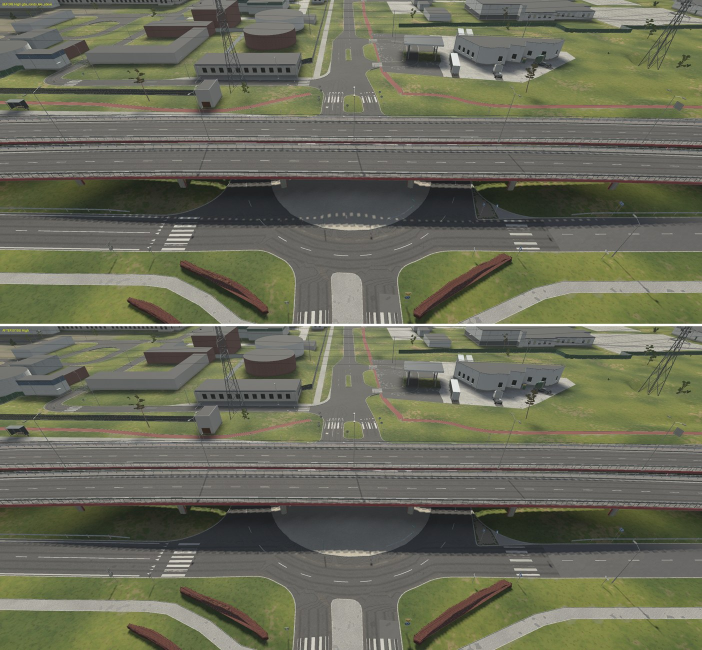
#> input picture artifacts/review-0155/sheets/High-g3a_rondo_bie_above.jpg, 1404 x 1300 px, given in place of putry-island-near.png, which was not available (shown at 1/2 size)
$ python sheet.py
#> lines starting #> are read from the running program, lines starting #| are printed output that depends on the picture
from PIL import Image, ImageDraw
import sys
def pair(name,tier,box=None,out=None,scale=1.0):
#> called with name = 'putry-island-near', tier = 'Low', box = (0, 450, 2340, 1080), scale = 1
    a=Image.open(f'before/{tier}-clear/{name}.png'); b=Image.open(f'after/{tier}-clear/{name}.png')
#> in pair, a is the input picture: PIL image 1404x1300 RGB; mean R, G, B 105.6, 107.1, 88.9
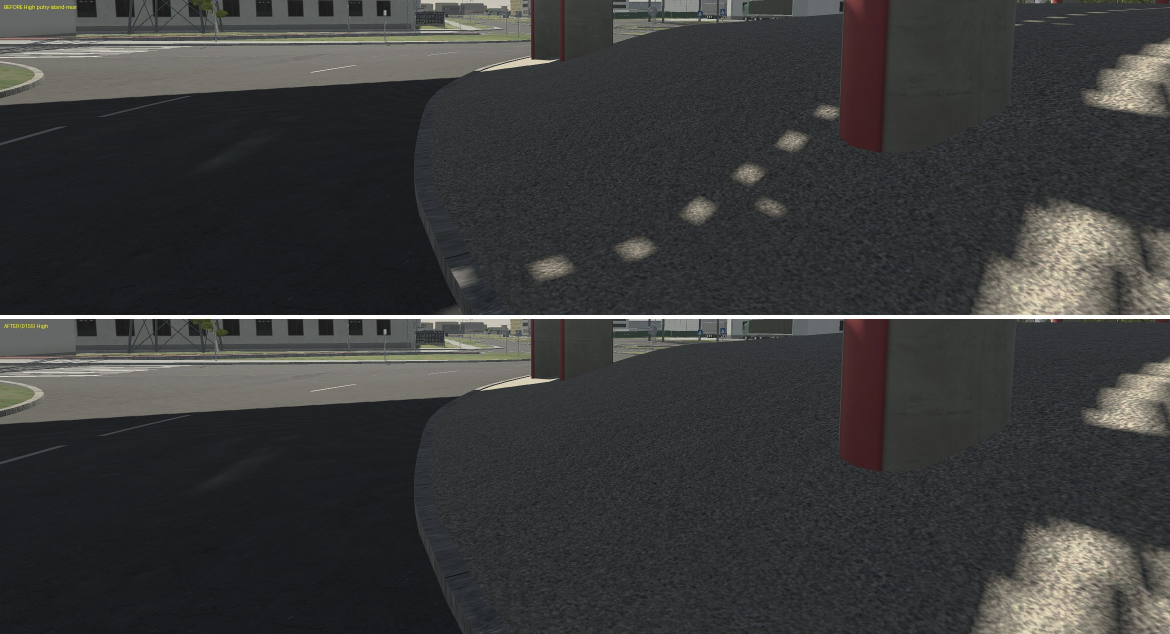
#> input picture artifacts/review-0155/sheets/High-putry-island-near.jpg, 2340 x 1268 px, given in place of putry-island-near.png, which was not available (shown at 1/2 size)
#> in pair, b is the input picture: PIL image 2340x1268 RGB; mean R, G, B 58.7, 58.7, 58.5
    if box: a=a.crop(box); b=b.crop(box)
#> after `a = a.crop(box)`:
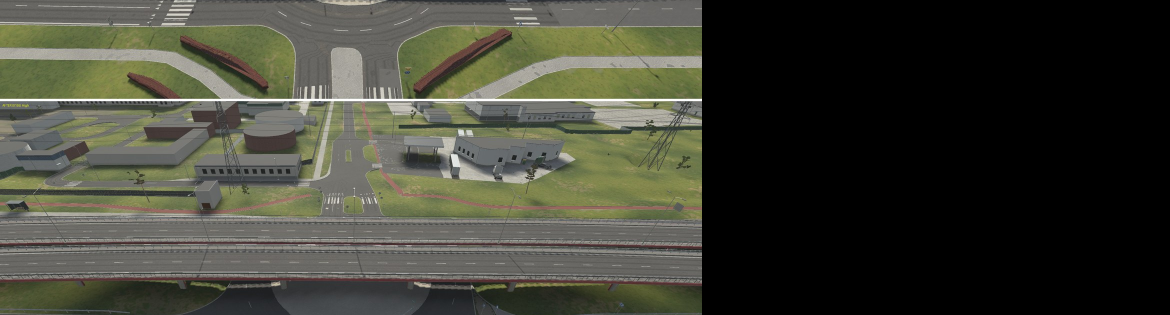
#> a: PIL image 2340x630 RGB (shown at 1/2 size); mean R, G, B 64.6, 65.5, 54.1
#> after `b = b.crop(box)`:
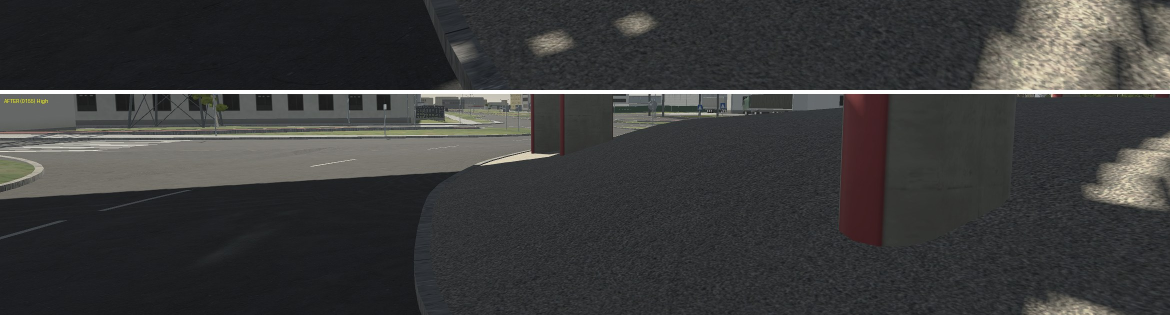
#> b: PIL image 2340x630 RGB (shown at 1/2 size); mean R, G, B 60, 60, 59.8
    w,h=a.size; s=Image.new('RGB',(w,h*2+8),'white'); s.paste(a,(0,0)); s.paste(b,(0,h+8))
#> after `w, h = a.size`: w = 2340; h = 630
#> after `s = Image.new('RGB', (w, h * 2 + 8), 'white')`: s: PIL image 2340x1268 RGB; every value is 255
#> after `s.paste(a, (0, 0))`:
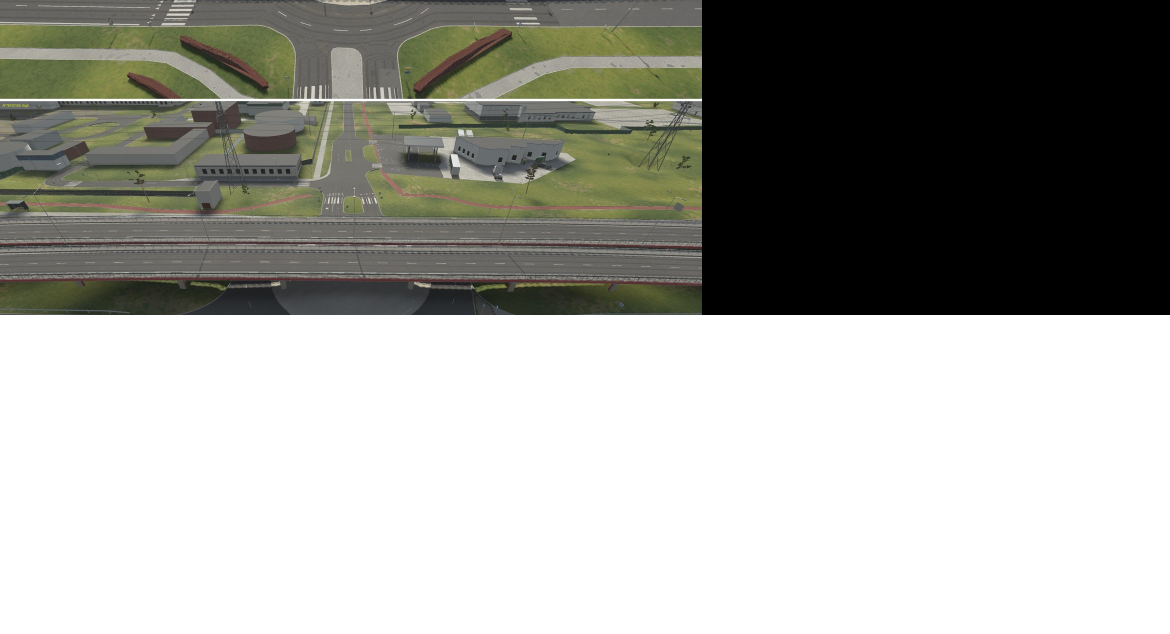
#> s: PIL image 2340x1268 RGB (shown at 1/2 size); mean R, G, B 160.4, 160.8, 155.2
#> after `s.paste(b, (0, h + 8))`:
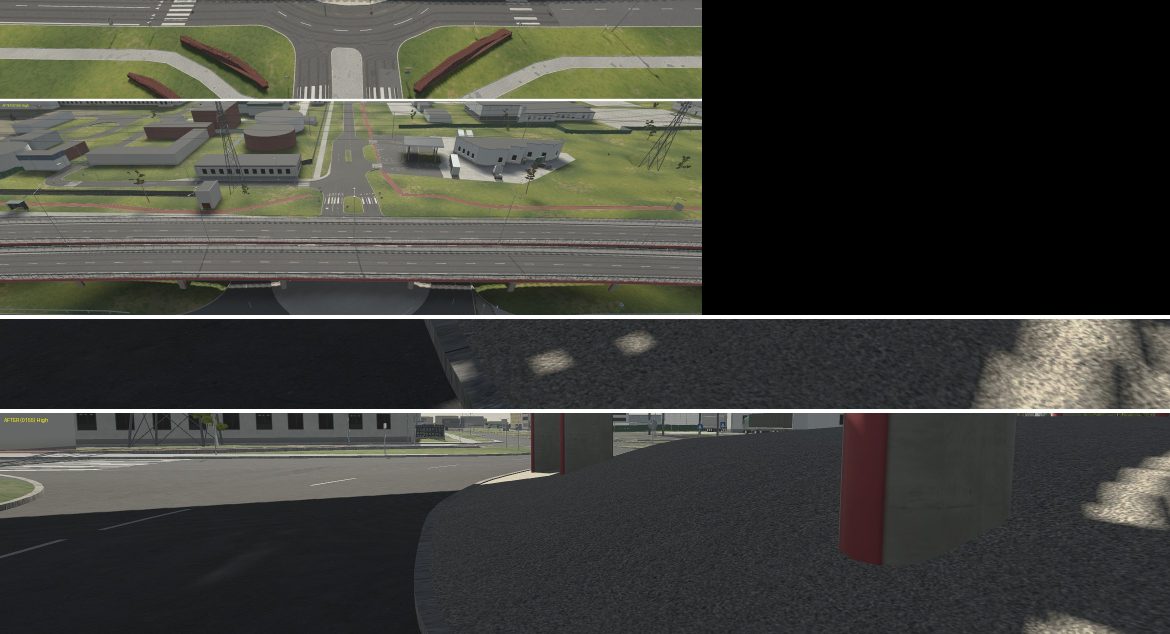
#> s: PIL image 2340x1268 RGB (shown at 1/2 size); mean R, G, B 63.5, 63.9, 58.2
    d=ImageDraw.Draw(s); d.text((8,8),f'BEFORE {tier} {name}',fill='yellow'); d.text((8,h+16),f'AFTER (0155) {tier}',fill='yellow')
    if scale!=1: s=s.resize((int(s.width*scale),int(s.height*scale)))
    s.save(out or f'sheets/{tier}-{name}.jpg',quality=88)
for t in ('Low','High'):
    pair('putry-island-near',t,(0,450,2340,1080))
    pair('sbs-g3-a-3970163613102941',t,None,scale=0.6)
#> (the run stopped early here; a loop or call above may not have finished)
